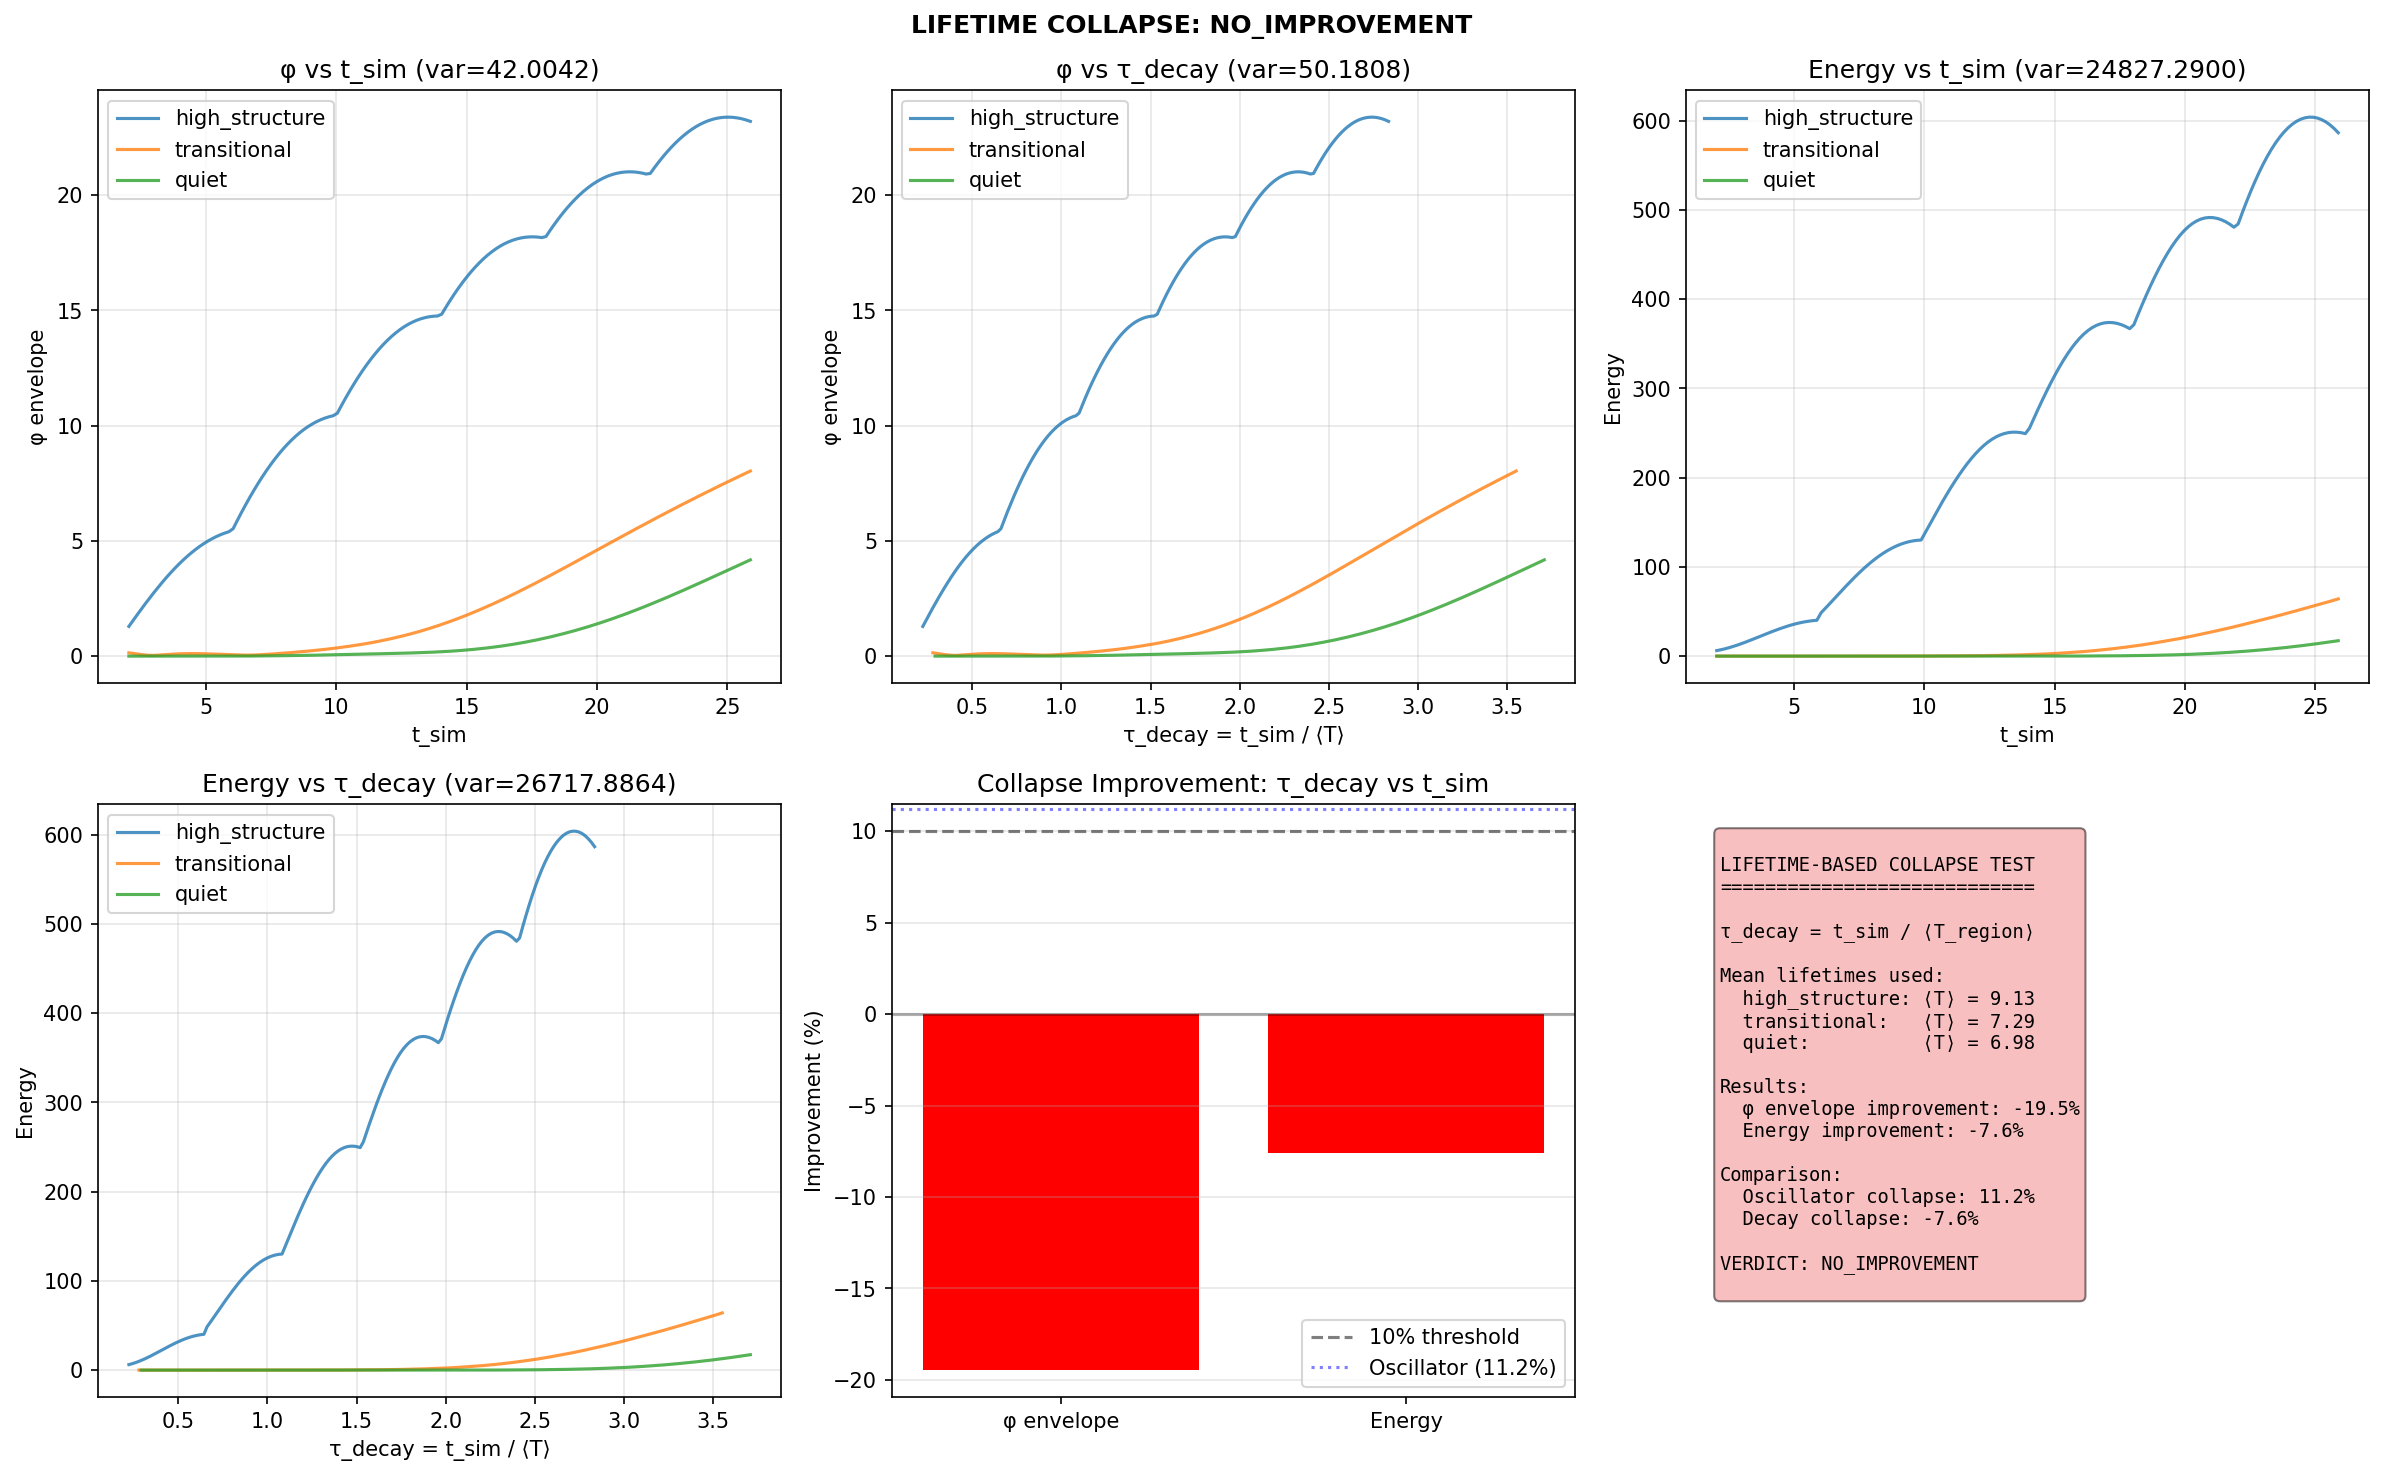

Recreate this plot in Python.
#!/usr/bin/env python3
"""
QMRT Lifetime-Based Collapse Test
===================================

KEY QUESTION:
Does the decay clock merely differentiate regions, or does it also
parameterize dynamics better than raw t_sim?

TEST:
- Measure an independent observable in different regions
- Reparameterize by τ_decay = t_sim / ⟨T_region⟩
- Compare collapse quality under t_sim vs τ_decay

If decay-based reparameterization helps, the clock branch gets much stronger.
"""

import numpy as np
import matplotlib.pyplot as plt
from scipy.ndimage import gaussian_filter
from scipy.interpolate import interp1d
import json


class LifetimeCollapseSimulator:
    """
    Simulator for testing lifetime-based collapse.
    """
    
    def __init__(
        self,
        size: int = 100,
        c_0: float = 2.0,
        tau_0: float = 1.0,
        beta: float = 1.0,
        lambda_relax: float = 1.5,
        D_medium: float = 0.1,
        gamma_wave: float = 0.008,
        dt: float = 0.04,
    ):
        self.size = size
        self.c_0 = c_0
        self.tau_0 = tau_0
        self.beta = beta
        self.lambda_relax = lambda_relax
        self.D_medium = D_medium
        self.gamma_wave = gamma_wave
        self.dt = dt
        
        self.phi = np.zeros((size, size))
        self.phi_dot = np.zeros((size, size))
        self.tau = np.ones((size, size)) * tau_0
        self.t_sim = 0.0
        
        self.probes = {}
        self.history = {'t_sim': []}
    
    def set_probes(self, probes: dict):
        self.probes = probes
        for name in probes:
            self.history[f'phi_envelope_{name}'] = []
            self.history[f'energy_{name}'] = []
            self.history[f'tau_{name}'] = []
    
    def compute_c_eff(self):
        c_eff = self.c_0 * self.tau / self.tau_0
        return np.clip(c_eff, 0.3, self.c_0 * 1.5)
    
    def step(self):
        rho = self.phi**2 + self.phi_dot**2
        rho_smooth = gaussian_filter(rho, sigma=2.0)
        rho_max = np.max(rho_smooth) + 1e-10
        
        tau_eq = self.tau_0 / (1 + self.beta * rho_smooth / rho_max)
        
        lap_tau = (np.roll(self.tau, 1, axis=0) + np.roll(self.tau, -1, axis=0) +
                   np.roll(self.tau, 1, axis=1) + np.roll(self.tau, -1, axis=1) - 
                   4 * self.tau)
        
        dtau_dt = -self.lambda_relax * (self.tau - tau_eq) + self.D_medium * lap_tau
        self.tau += dtau_dt * self.dt
        self.tau = np.clip(self.tau, 0.1, 2.0)
        
        c_eff = self.compute_c_eff()
        
        lap_phi = (np.roll(self.phi, 1, axis=0) + np.roll(self.phi, -1, axis=0) +
                   np.roll(self.phi, 1, axis=1) + np.roll(self.phi, -1, axis=1) - 
                   4 * self.phi)
        
        acc = c_eff**2 * lap_phi - self.gamma_wave * self.phi_dot
        self.phi_dot += acc * self.dt
        self.phi += self.phi_dot * self.dt
        
        self.t_sim += self.dt
    
    def record_history(self):
        self.history['t_sim'].append(self.t_sim)
        
        for name, (ri, rj) in self.probes.items():
            # Phi envelope
            window = 3
            i0, i1 = max(0, ri-window), min(self.size, ri+window+1)
            j0, j1 = max(0, rj-window), min(self.size, rj+window+1)
            phi_local = self.phi[i0:i1, j0:j1]
            phi_envelope = np.sqrt(np.mean(phi_local**2))
            
            # Local energy
            energy = self.phi[ri, rj]**2 + self.phi_dot[ri, rj]**2
            
            # Local tau
            tau_local = self.tau[ri, rj]
            
            self.history[f'phi_envelope_{name}'].append(phi_envelope)
            self.history[f'energy_{name}'].append(energy)
            self.history[f'tau_{name}'].append(tau_local)
    
    def add_pulse(self, center, amplitude=3.0, width=4.0, velocity=True):
        for i in range(self.size):
            for j in range(self.size):
                r = np.sqrt((i - center[0])**2 + (j - center[1])**2)
                if r < 4 * width:
                    if velocity:
                        self.phi_dot[i, j] += amplitude * np.exp(-r**2 / (2 * width**2))
                    else:
                        self.phi[i, j] += amplitude * np.exp(-r**2 / (2 * width**2))
    
    def add_background(self, region_type: str, center: tuple):
        if region_type == 'high_structure':
            for i in range(self.size):
                for j in range(self.size):
                    r = np.sqrt((i - center[0])**2 + (j - center[1])**2)
                    if r < 15:
                        self.phi[i, j] += 2.0 * np.exp(-r**2 / 50)
        elif region_type == 'transitional':
            for i in range(self.size):
                for j in range(self.size):
                    r = np.sqrt((i - center[0])**2 + (j - center[1])**2)
                    if r < 10:
                        self.phi[i, j] += 0.5 * np.exp(-r**2 / 30)


def compute_collapse_quality(time_arrays, obs_arrays, labels):
    """
    Compute collapse quality across regions.
    Returns variance when interpolated onto common time grid.
    """
    # Find common range
    t_mins = [np.min(t) for t in time_arrays]
    t_maxs = [np.max(t) for t in time_arrays]
    t_common_min = max(t_mins)
    t_common_max = min(t_maxs)
    
    if t_common_max <= t_common_min:
        return {'variance': np.nan, 'rmse': np.nan}
    
    # Common grid
    n_points = 80
    t_common = np.linspace(t_common_min, t_common_max, n_points)
    
    # Interpolate
    interpolated = []
    for t_arr, obs_arr in zip(time_arrays, obs_arrays):
        sort_idx = np.argsort(t_arr)
        t_sorted = np.array(t_arr)[sort_idx]
        obs_sorted = np.array(obs_arr)[sort_idx]
        
        try:
            f = interp1d(t_sorted, obs_sorted, kind='linear',
                        bounds_error=False, fill_value='extrapolate')
            interpolated.append(f(t_common))
        except:
            return {'variance': np.nan, 'rmse': np.nan}
    
    if len(interpolated) < 2:
        return {'variance': np.nan, 'rmse': np.nan}
    
    stacked = np.vstack(interpolated)
    variance = float(np.mean(np.var(stacked, axis=0)))
    
    # RMSE between curves
    rmse_sum = 0
    count = 0
    for i in range(len(interpolated)):
        for j in range(i+1, len(interpolated)):
            rmse_sum += np.sqrt(np.mean((interpolated[i] - interpolated[j])**2))
            count += 1
    rmse = rmse_sum / count if count > 0 else np.nan
    
    return {'variance': variance, 'rmse': float(rmse)}


def run_lifetime_collapse_test():
    """
    Test if lifetime-based reparameterization improves collapse.
    """
    print("=" * 70)
    print("LIFETIME-BASED COLLAPSE TEST")
    print("=" * 70)
    print()
    print("Question: Does τ_decay = t_sim / ⟨T⟩ parameterize better than t_sim?")
    print()
    
    # Region-specific mean lifetimes from decay clock test
    # These are the measured values
    mean_lifetimes = {
        'high_structure': 9.13,
        'transitional': 7.29,
        'quiet': 6.98,
    }
    
    regions = {
        'high_structure': (50, 50),
        'transitional': (50, 25),
        'quiet': (25, 25),
    }
    
    # Run simulation with dynamics
    sim = LifetimeCollapseSimulator(size=100, beta=1.0, lambda_relax=1.5)
    sim.set_probes(regions)
    
    # Add background structure for each region
    for region, center in regions.items():
        sim.add_background(region, center)
    
    # Settle
    for _ in range(50):
        sim.step()
    
    # Add propagating pulses to create dynamics
    for pulse_time in range(6):
        sim.add_pulse([50, 50], amplitude=2.5, velocity=True)
        for t in range(100):
            sim.step()
            if t % 4 == 0:
                sim.record_history()
    
    # Extract data
    t_sim = np.array(sim.history['t_sim'])
    
    # Compute τ_decay for each region
    tau_decay = {}
    phi_envelope = {}
    energy = {}
    
    for region in regions:
        # τ_decay = t_sim / ⟨T⟩ (normalized by region's mean lifetime)
        tau_decay[region] = t_sim / mean_lifetimes[region]
        phi_envelope[region] = np.array(sim.history[f'phi_envelope_{region}'])
        energy[region] = np.array(sim.history[f'energy_{region}'])
    
    region_list = list(regions.keys())
    
    # Test 1: Phi envelope collapse
    print("1. PHI ENVELOPE COLLAPSE")
    print("-" * 50)
    
    # Under t_sim
    t_arrays_sim = [t_sim] * 3
    phi_arrays = [phi_envelope[r] for r in region_list]
    collapse_t_sim = compute_collapse_quality(t_arrays_sim, phi_arrays, region_list)
    
    # Under τ_decay
    t_arrays_decay = [tau_decay[r] for r in region_list]
    collapse_tau_decay = compute_collapse_quality(t_arrays_decay, phi_arrays, region_list)
    
    print(f"  Under t_sim:    variance = {collapse_t_sim['variance']:.6f}")
    print(f"  Under τ_decay:  variance = {collapse_tau_decay['variance']:.6f}")
    
    if collapse_t_sim['variance'] > 0:
        phi_improvement = (collapse_t_sim['variance'] - collapse_tau_decay['variance']) / collapse_t_sim['variance'] * 100
    else:
        phi_improvement = 0
    
    print(f"  Improvement: {phi_improvement:.1f}%")
    
    # Test 2: Energy collapse
    print("\n2. ENERGY COLLAPSE")
    print("-" * 50)
    
    energy_arrays = [energy[r] for r in region_list]
    collapse_energy_t_sim = compute_collapse_quality(t_arrays_sim, energy_arrays, region_list)
    collapse_energy_tau_decay = compute_collapse_quality(t_arrays_decay, energy_arrays, region_list)
    
    print(f"  Under t_sim:    variance = {collapse_energy_t_sim['variance']:.6f}")
    print(f"  Under τ_decay:  variance = {collapse_energy_tau_decay['variance']:.6f}")
    
    if collapse_energy_t_sim['variance'] > 0:
        energy_improvement = (collapse_energy_t_sim['variance'] - collapse_energy_tau_decay['variance']) / collapse_energy_t_sim['variance'] * 100
    else:
        energy_improvement = 0
    
    print(f"  Improvement: {energy_improvement:.1f}%")
    
    # Verdict
    print("\n" + "=" * 70)
    print("VERDICT")
    print("=" * 70)
    
    phi_pass = phi_improvement > 10
    energy_pass = energy_improvement > 10
    any_pass = phi_pass or energy_pass
    
    print(f"\n  Phi envelope improves >10%: {'PASS' if phi_pass else 'FAIL'} ({phi_improvement:.1f}%)")
    print(f"  Energy improves >10%: {'PASS' if energy_pass else 'FAIL'} ({energy_improvement:.1f}%)")
    
    if any_pass:
        verdict = "LIFETIME-BASED REPARAMETERIZATION IMPROVES COLLAPSE"
        verdict_short = "IMPROVES"
    elif phi_improvement > 0 or energy_improvement > 0:
        verdict = "MARGINAL IMPROVEMENT - NOT DECISIVE"
        verdict_short = "MARGINAL"
    else:
        verdict = "LIFETIME REPARAMETERIZATION DOES NOT HELP"
        verdict_short = "NO_IMPROVEMENT"
    
    print(f"\n>>> {verdict}")
    
    # Comparison to oscillator
    print("\n" + "=" * 70)
    print("COMPARISON")
    print("=" * 70)
    print(f"\n  Oscillator collapse improvement: 11.2%")
    print(f"  Decay lifetime collapse improvement: {max(phi_improvement, energy_improvement):.1f}%")
    
    if max(phi_improvement, energy_improvement) > 11.2:
        print("  → Decay clocks are NOW THE BEST temporal branch candidate")
    else:
        print("  → Oscillators remain competitive")
    
    # Plotting
    fig = plt.figure(figsize=(16, 10))
    
    # 1. Phi envelope vs t_sim
    ax = fig.add_subplot(2, 3, 1)
    for region in region_list:
        ax.plot(t_sim, phi_envelope[region], label=region, linewidth=1.5, alpha=0.8)
    ax.set_xlabel('t_sim')
    ax.set_ylabel('φ envelope')
    ax.set_title(f'φ vs t_sim (var={collapse_t_sim["variance"]:.4f})')
    ax.legend()
    ax.grid(True, alpha=0.3)
    
    # 2. Phi envelope vs τ_decay
    ax = fig.add_subplot(2, 3, 2)
    for region in region_list:
        ax.plot(tau_decay[region], phi_envelope[region], label=region, linewidth=1.5, alpha=0.8)
    ax.set_xlabel('τ_decay = t_sim / ⟨T⟩')
    ax.set_ylabel('φ envelope')
    ax.set_title(f'φ vs τ_decay (var={collapse_tau_decay["variance"]:.4f})')
    ax.legend()
    ax.grid(True, alpha=0.3)
    
    # 3. Energy vs t_sim
    ax = fig.add_subplot(2, 3, 3)
    for region in region_list:
        ax.plot(t_sim, energy[region], label=region, linewidth=1.5, alpha=0.8)
    ax.set_xlabel('t_sim')
    ax.set_ylabel('Energy')
    ax.set_title(f'Energy vs t_sim (var={collapse_energy_t_sim["variance"]:.4f})')
    ax.legend()
    ax.grid(True, alpha=0.3)
    
    # 4. Energy vs τ_decay
    ax = fig.add_subplot(2, 3, 4)
    for region in region_list:
        ax.plot(tau_decay[region], energy[region], label=region, linewidth=1.5, alpha=0.8)
    ax.set_xlabel('τ_decay = t_sim / ⟨T⟩')
    ax.set_ylabel('Energy')
    ax.set_title(f'Energy vs τ_decay (var={collapse_energy_tau_decay["variance"]:.4f})')
    ax.legend()
    ax.grid(True, alpha=0.3)
    
    # 5. Improvement comparison
    ax = fig.add_subplot(2, 3, 5)
    metrics = ['φ envelope', 'Energy']
    improvements = [phi_improvement, energy_improvement]
    colors = ['green' if imp > 10 else 'orange' if imp > 0 else 'red' for imp in improvements]
    ax.bar(metrics, improvements, color=colors)
    ax.axhline(y=10, color='k', linestyle='--', alpha=0.5, label='10% threshold')
    ax.axhline(y=11.2, color='blue', linestyle=':', alpha=0.5, label='Oscillator (11.2%)')
    ax.axhline(y=0, color='k', linestyle='-', alpha=0.3)
    ax.set_ylabel('Improvement (%)')
    ax.set_title('Collapse Improvement: τ_decay vs t_sim')
    ax.legend()
    ax.grid(True, alpha=0.3, axis='y')
    
    # 6. Summary
    ax = fig.add_subplot(2, 3, 6)
    ax.axis('off')
    
    summary = f"""
LIFETIME-BASED COLLAPSE TEST
============================

τ_decay = t_sim / ⟨T_region⟩

Mean lifetimes used:
  high_structure: ⟨T⟩ = {mean_lifetimes['high_structure']:.2f}
  transitional:   ⟨T⟩ = {mean_lifetimes['transitional']:.2f}
  quiet:          ⟨T⟩ = {mean_lifetimes['quiet']:.2f}

Results:
  φ envelope improvement: {phi_improvement:.1f}%
  Energy improvement: {energy_improvement:.1f}%

Comparison:
  Oscillator collapse: 11.2%
  Decay collapse: {max(phi_improvement, energy_improvement):.1f}%

VERDICT: {verdict_short}
"""
    
    color = 'lightgreen' if any_pass else 'lightyellow' if phi_improvement > 0 else 'lightcoral'
    ax.text(0.05, 0.95, summary, transform=ax.transAxes, fontsize=9,
           verticalalignment='top', fontfamily='monospace',
           bbox=dict(boxstyle='round', facecolor=color, alpha=0.5))
    
    plt.suptitle(f'LIFETIME COLLAPSE: {verdict_short}', fontsize=12, fontweight='bold')
    plt.tight_layout()
    plt.savefig('/app/backend/qmrt_topology/lifetime_collapse.png', dpi=150, bbox_inches='tight')
    print("\nSaved lifetime_collapse.png")
    
    # Save JSON
    results_json = {
        'mean_lifetimes': mean_lifetimes,
        'phi_collapse_t_sim': collapse_t_sim,
        'phi_collapse_tau_decay': collapse_tau_decay,
        'phi_improvement_pct': float(phi_improvement),
        'energy_collapse_t_sim': collapse_energy_t_sim,
        'energy_collapse_tau_decay': collapse_energy_tau_decay,
        'energy_improvement_pct': float(energy_improvement),
        'verdict': verdict,
        'verdict_short': verdict_short,
    }
    
    with open('/app/backend/qmrt_topology/lifetime_collapse_results.json', 'w') as f:
        json.dump(results_json, f, indent=2)
    print("Saved lifetime_collapse_results.json")
    
    return results_json


if __name__ == "__main__":
    results = run_lifetime_collapse_test()
